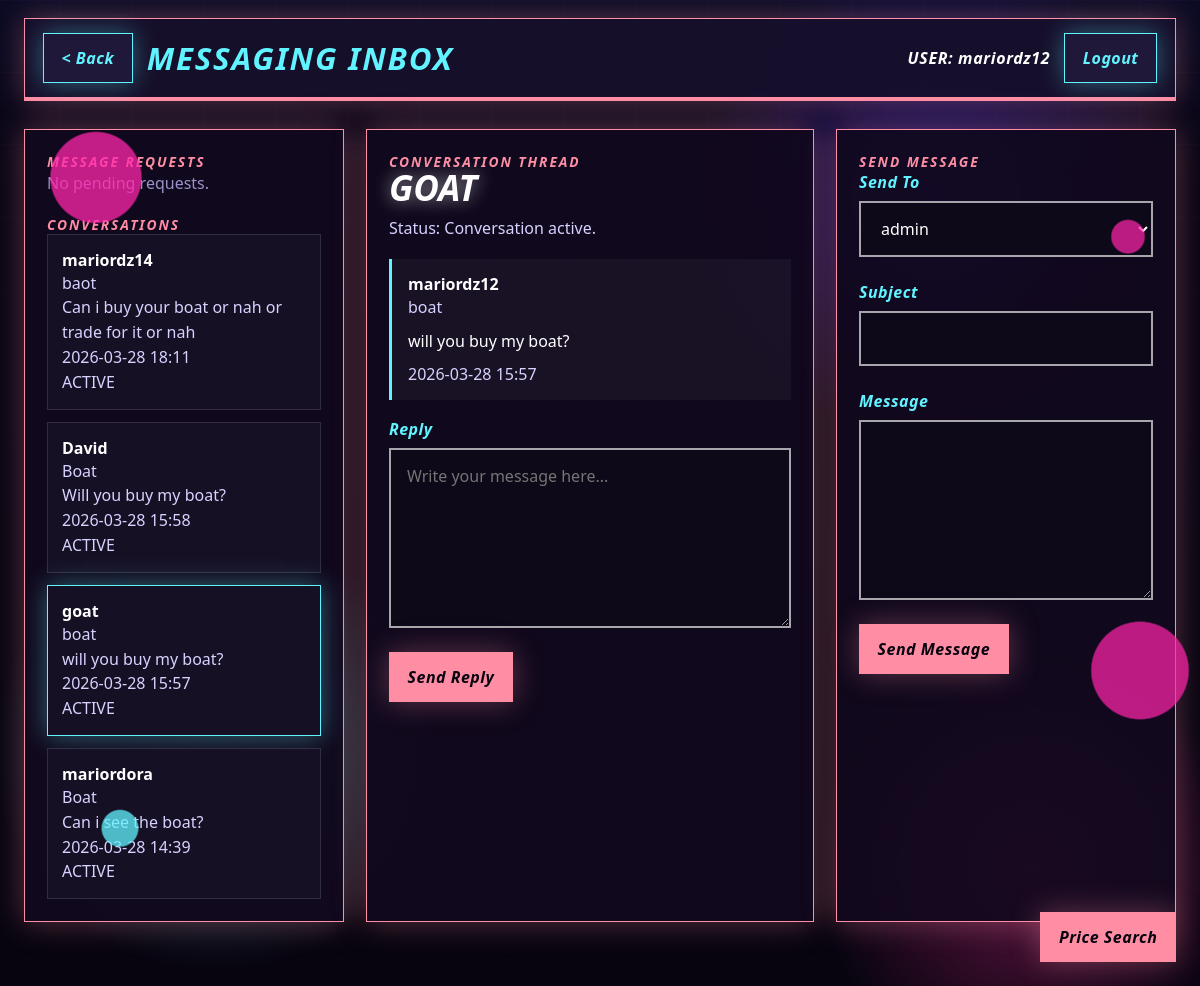
Page /inbox?conv=5 (signed in) on the committed database.
### tables this page shows
CREATE TABLE users (
            id INTEGER PRIMARY KEY AUTOINCREMENT,
            username TEXT UNIQUE NOT NULL,
            password TEXT NOT NULL,
            created_at TEXT NOT NULL
        );

CREATE TABLE messages (
            id INTEGER PRIMARY KEY AUTOINCREMENT,
            sender_id INTEGER NOT NULL,
            receiver_id INTEGER NOT NULL,
            subject TEXT NOT NULL,
            body TEXT NOT NULL,
            item_id INTEGER,
            created_at TEXT NOT NULL,
            is_read INTEGER NOT NULL DEFAULT 0, conversation_id INTEGER,
            FOREIGN KEY(sender_id) REFERENCES users(id),
            FOREIGN KEY(receiver_id) REFERENCES users(id),
            FOREIGN KEY(item_id) REFERENCES items(id)
        );

CREATE TABLE conversations (
            id INTEGER PRIMARY KEY AUTOINCREMENT,
            user_one_id INTEGER NOT NULL,
            user_two_id INTEGER NOT NULL,
            requested_by INTEGER NOT NULL,
            status TEXT NOT NULL DEFAULT 'pending',
            created_at TEXT NOT NULL,
            updated_at TEXT NOT NULL,
            UNIQUE(user_one_id, user_two_id),
            FOREIGN KEY(user_one_id) REFERENCES users(id),
            FOREIGN KEY(user_two_id) REFERENCES users(id),
            FOREIGN KEY(requested_by) REFERENCES users(id)
        );

### web_app.py (the view, shortened to what this page needs)
@app.route("/inbox", methods=["GET", "POST"])
@login_required
def inbox():
    user_id = current_user_id()
    assert user_id is not None
    requests = get_message_requests(user_id)
    conversations = get_visible_conversations(user_id)
    selected_conversation_id = request.args.get("conv", type=int)
    if selected_conversation_id is None and conversations:
        selected_conversation_id = conversations[0][0]
    selected_meta = None
    selected_messages: list[tuple] = []
    if selected_conversation_id is not None:
        selected_meta, selected_messages = get_conversation_messages(user_id, selected_conversation_id)
        if selected_meta is not None:
            mark_conversation_read(user_id, selected_conversation_id)
    users = get_all_users_except(user_id)
    return render_template(
        "inbox.html",
        requests=requests,
        conversations=conversations,
        selected_conversation_id=selected_conversation_id,
        selected_meta=selected_meta,
        selected_messages=selected_messages,
        users=users,
        current_user_id=user_id,
        format_timestamp=format_timestamp,
    )

### main.py (called while the page is built)
def get_db_connection() -> sqlite3.Connection:
    conn = sqlite3.connect(DB_NAME, timeout=10)
    conn.execute("PRAGMA journal_mode=WAL")
    return conn

def get_all_users_except(user_id: int) -> list[tuple[int, str]]:
    conn = get_db_connection()
    cur = conn.cursor()
    cur.execute(
        "SELECT id, username FROM users WHERE id != ? ORDER BY username COLLATE NOCASE",
        (user_id,),
    )
    rows = cur.fetchall()
    conn.close()
    return rows

def get_message_requests(user_id: int) -> list[tuple]:
    conn = get_db_connection()
    cur = conn.cursor()
    cur.execute(
        """
        SELECT c.id,
               u.username,
               m.subject,
               m.body,
               m.created_at,
               c.requested_by
        FROM conversations c
        JOIN messages m ON m.id = (
            SELECT MAX(id) FROM messages WHERE conversation_id = c.id
        )
        JOIN users u ON u.id = c.requested_by
        WHERE c.status = 'pending'
          AND c.requested_by != ?
          AND (c.user_one_id = ? OR c.user_two_id = ?)
        ORDER BY c.updated_at DESC
        """,
        (user_id, user_id, user_id),
    )
    rows = cur.fetchall()
    conn.close()
    return rows

def mark_conversation_read(user_id: int, conversation_id: int) -> None:
    conn = get_db_connection()
    cur = conn.cursor()
    cur.execute(
        """
        UPDATE messages
        SET is_read = 1
        WHERE conversation_id = ? AND receiver_id = ?
        """,
        (conversation_id, user_id),
    )
    conn.commit()
    conn.close()

def format_timestamp(timestamp_text: str) -> str:
    return timestamp_text[:16].replace("T", " ")

### web_app.py (called while the page is built)
def current_user_id() -> int | None:
    user_id = session.get("user_id")
    return int(user_id) if user_id is not None else None

def current_username() -> str:
    return session.get("username", "")

def login_required(view_func):
    @wraps(view_func)
    def wrapped_view(*args, **kwargs):
        if current_user_id() is None:
            return redirect(url_for("auth"))
        return view_func(*args, **kwargs)
    return wrapped_view

@app.context_processor
def inject_shell_context():
    return {
        "shell_username": current_username(),
        "photo_url": photo_url,
    }

### templates/inbox.html (shortened to what this page needs)
{% extends "base.html" %}
{% set topbar_title = "MESSAGING INBOX" %}
{% set back_endpoint = "hub" %}
{% block content %}
<section class="inbox-layout" style="margin-top: 28px;">
    <aside class="list-panel">
        <div class="section-label">Message Requests</div>
        <div class="sidebar-list">
            {% if requests %}
                {% for request_item in requests %}
                    <div class="request-card">
                        <strong>{{ request_item[1] }}</strong>
                        <div class="thread-meta">{{ request_item[2] }}</div>
                        <div class="thread-meta">{{ request_item[3] }}</div>
                        <div class="thread-meta">{{ format_timestamp(request_item[4]) }}</div>
                        <div class="button-row" style="margin-top: 12px;">
                            <form method="post">
                                <input type="hidden" name="action" value="approve">
                                <input type="hidden" name="conversation_id" value="{{ request_item[0] }}">
                                <button class="action-btn" type="submit">Approve</button>
                            </form>
                            <form method="post">
                                <input type="hidden" name="action" value="decline">
                                <input type="hidden" name="conversation_id" value="{{ request_item[0] }}">
                                <button class="danger-btn" type="submit">Decline</button>
                            </form>
                        </div>
                    </div>
                {% endfor %}
            {% else %}
                <div class="empty-state">No pending requests.</div>
            {% endif %}
        </div>
        <div class="section-label" style="margin-top: 20px;">Conversations</div>
        <div class="sidebar-list">
            {% if conversations %}
                {% for convo in conversations %}
                    <a class="conversation-card {% if selected_conversation_id == convo[0] %}active{% endif %}" href="{{ url_for('inbox', conv=convo[0]) }}">
                        <strong>{{ convo[1] }}</strong>
                        <div class="thread-meta">{{ convo[2] or "Trade Message" }}</div>
                        <div class="thread-meta">{{ convo[3][:72] }}{% if convo[3]|length > 72 %}...{% endif %}</div>
                        <div class="thread-meta">{{ format_timestamp(convo[4]) }}</div>
                        <div class="thread-meta">{{ convo[5]|upper }}{% if convo[6] %} • {{ convo[6] }} unread{% endif %}</div>
                    </a>
                {% endfor %}
            {% else %}
                <div class="empty-state">No conversations yet.</div>
            {% endif %}
        </div>
    </aside>
    <section class="thread-panel">
        <div class="section-label">Conversation Thread</div>
        {% if selected_meta %}
            <h2 class="auth-title" style="margin-top: 0;">{{ selected_meta[5] }}</h2>
            <div class="thread-meta" style="margin-bottom: 18px;">
                Status:
                {% if selected_meta[1] == "pending" and selected_meta[2] != current_user_id %}
                    Message request waiting for your approval.
                {% elif selected_meta[1] == "pending" %}
                    Request sent. Waiting for them to accept before chatting.
                {% else %}
                    Conversation active.
                {% endif %}
            </div>
            <div class="message-thread">
                {% for message in selected_messages %}
                    <div class="thread-bubble {% if message[1] == current_user_id %}self{% endif %}">
                        <strong>{{ message[2] }}</strong>
                        <div class="thread-meta">{{ message[3] }}</div>
                        <div style="margin-top: 10px;">{{ message[4] }}</div>
                        <div class="thread-meta" style="margin-top: 10px;">{{ format_timestamp(message[5]) }}</div>
                    </div>
                {% endfor %}
            </div>
            <form method="post" class="page-grid" style="margin-top: 18px;">
                <div class="field">
                    <label for="reply_body">Reply</label>
                    <textarea id="reply_body" name="body" placeholder="Write your message here..."></textarea>
                </div>
                <div class="button-row">
                    <button class="action-btn" type="submit">Send Reply</button>
                </div>
            </form>
        {% else %}
            <div class="empty-state">No conversation selected.</div>
        {% endif %}
    </section>
    <aside class="form-panel">
        <div class="section-label">Send Message</div>
        <form method="post" class="page-grid">
            <div class="field">
                <label for="recipient">Send To</label>
                <select id="recipient" name="recipient">
                    {% for user_id, username in users %}
                        <option value="{{ username }}">{{ username }}</option>
                    {% endfor %}
                </select>
            </div>
            <div class="field">
                <label for="subject">Subject</label>
                <input id="subject" name="subject">
            </div>
            <div class="field">
                <label for="body">Message</label>
                <textarea id="body" name="body"></textarea>
            </div>
            <div class="button-row">
                <button class="action-btn" type="submit">Send Message</button>
            </div>
        </form>
    </aside>
</section>
{% endblock %}

### templates/base.html (shortened to what this page needs)
<!doctype html>
<html lang="en">
<head>
    <link rel="stylesheet" href="{{ url_for('static', filename='site.css') }}">
</head>
<body>
    <div class="site-shell">
        {% block topbar %}
            <header class="topbar">
                <div class="topbar-inner">
                    <div class="brand-left">
                        {% if back_endpoint %}
                            <a class="nav-btn" href="{{ url_for(back_endpoint) }}">&lt; Back</a>
                        {% endif %}
                        <div class="brand-title">{{ topbar_title or "CYBER XCHANGE" }}</div>
                    </div>
                    <div class="brand-right">
                        {% if shell_username %}
                            <div class="user-chip">USER: {{ shell_username }}</div>
                            <a class="nav-btn" href="{{ url_for('logout') }}">Logout</a>
                        {% endif %}
                    </div>
                </div>
                <div class="brand-line"></div>
            </header>
        {% endblock %}
        {% block content %}{% endblock %}
    </div>
    {% if shell_username %}
        <div class="floating-search" id="price-search-widget">
            <button class="action-btn" type="button" onclick="togglePriceSearch()">Price Search</button>
        </div>
    {% endif %}
</body>
</html>

### rows in the picture
users: username "mariordz12"
messages: convo "mariordz14", subject "baot", body "Can i buy your boat or nah or trade for it or nah", created_at "2026-03-28 18:11", status "ACTIVE"
messages: convo "David", subject "Boat", body "Will you buy my boat?", created_at "2026-03-28 15:58", status "ACTIVE"
messages: convo "goat", subject "boat", body "will you buy my boat?", created_at "2026-03-28 15:57", status "ACTIVE", username "mariordz12"
messages: convo "mariordora", subject "Boat", body "Can i see the boat?", created_at "2026-03-28 14:39", status "ACTIVE"
users: username "GOAT"

### other values in the picture
{{ topbar_title or "CYBER XCHANGE" }} "MESSAGING INBOX"
form field recipient "admin"
